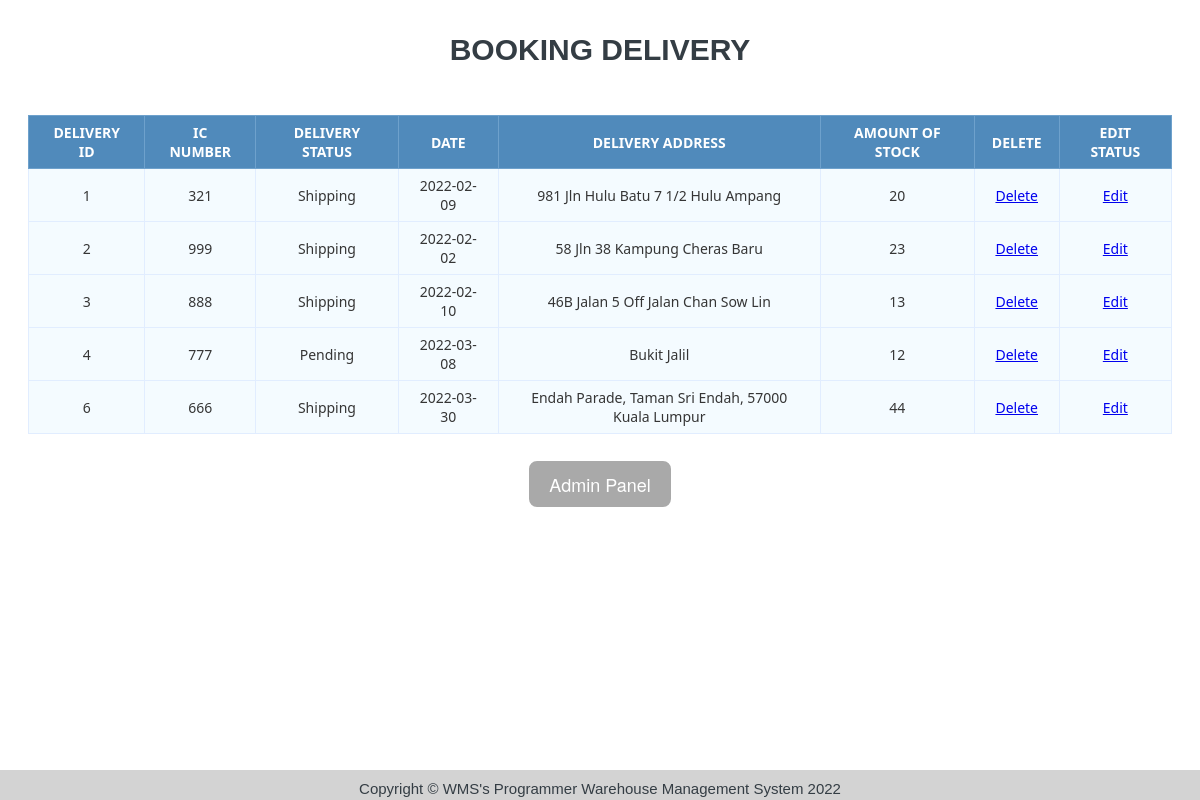
The page /viewBookDelivery.php (signed in) on the database its author committed.
### tables this page shows
CREATE TABLE `delivery_info` (
  `Delivery_ID` int(11) NOT NULL,
  `IC_Number` varchar(20) NOT NULL,
  `status` varchar(30) NOT NULL,
  `date` date NOT NULL,
  `Delivery_address` varchar(255) NOT NULL,
  `amount_of_stock` int(200) DEFAULT NULL
);

### viewBookDelivery.php (the view, shortened to what this page needs)
<?php
include("connect.php");
$sql = 'SELECT *
       FROM delivery_info';
$query = mysqli_query($conn, $sql);
?>
<html>
<head>
</head>
<body>
  <h1>Booking Delivery </h1>
  <br>
  <br>
  <table class="data-table">
    <thead>
      <tr>
        <th>Delivery ID</th>
        <th>IC Number</th>
        <th>Delivery Status</th>
        <th>Date</th>
        <th>Delivery Address</th>
        <th>Amount of Stock</th>
        <th>Delete</th>
        <th>Edit Status</th>
      </tr>
    </thead>
    <tbody>
      <?php
      while($row = mysqli_fetch_array($query))
      {
        echo '<tr>
            <td>'.$row['Delivery_ID'].'</td>
            <td>'.$row['IC_Number'].'</td>
            <td>'.$row['status'].'</td>
            <td>'.$row['date'].'</td>
            <td>'.$row['Delivery_address'].'</td>
            <td>'.$row['amount_of_stock'].'</td>
            <td><a href ="delete2.php?Delivery_ID='.$row['Delivery_ID'].'">Delete</a>
            <td><a href ="editStatus.php?Delivery_ID='.$row['Delivery_ID'].'">Edit</a>
            </tr>';
      }
      ?>
    </tbody>
  </table>
  <a href="panel.php" class="button" onclick="history.back(1);">Admin Panel</a>
   <div id="footer">
     Copyright © WMS's Programmer Warehouse Management System 2022
   </div>
</body>
</html>

### viewBookDelivery.php (style rules this page uses)
body { font-size: 15px; color: #343d44; font-family: "segoe-ui", "open-sans", tahoma, arial; background-size:cover; background-position:center; display:flex; flex-direction:column; justify-content:center; align-items:center; text-align:center; padding:0 20px; background-image: url(images/image1.jpg); }
table { margin: auto; font-family: "Lucida Sans Unicode", "Lucida Grande", "Segoe Ui"; font-size: 12px; }
h1 { margin: 25px auto 0; text-align: center; text-transform: uppercase; font-size: 30px; }
table td { transition: all .5s; }
.data-table { border-collapse: collapse; font-size: 14px; min-width: 537px; }
.data-table th, .data-table td { border: 1px solid #e1edff; padding: 7px 17px; text-align: center; }
.data-table thead th { background-color: #508abb; color: #FFFFFF; border-color: #6ea1cc !important; text-transform: uppercase; }
.data-table tbody td { color: #353535; background-color: #f4fbff; }
.data-table tbody td:first-child, .data-table tbody td:nth-child(4), .data-table tbody td:last-child { text-align:center ; }
.data-table tbody tr:nth-child(odd) td { background-color: #f4fbff; }
.button { font-size:18px; text-decoration:none; color:#FFF; border:#FFF 2px solid; padding:10px 20px; border-radius:10px; margin-top:25px; margin-bottom:15px; bottom: auto; background-color: darkgrey; font-family: "Helvetica Neue", Helvetica, Arial, sans-serif; display:inline-block; }
#footer { position: fixed; padding: 10px 10px 0px 10px; bottom: 0; width: 100%; height: 20px; background: lightgrey; }

### rows shown on the page
delivery_info: Delivery_ID "1", IC_Number "321", status "Shipping", date "2022-02-09", Delivery_address "981 Jln Hulu Batu 7 1/2 Hulu Ampang", amount_of_stock "20"
delivery_info: Delivery_ID "2", IC_Number "999", status "Shipping", date "2022-02-02", Delivery_address "58 Jln 38 Kampung Cheras Baru", amount_of_stock "23"
delivery_info: Delivery_ID "3", IC_Number "888", status "Shipping", date "2022-02-10", Delivery_address "46B Jalan 5 Off Jalan Chan Sow Lin", amount_of_stock "13"
delivery_info: Delivery_ID "4", IC_Number "777", status "Pending", date "2022-03-08", Delivery_address "Bukit Jalil", amount_of_stock "12"
delivery_info: Delivery_ID "6", IC_Number "666", status "Shipping", date "2022-03-30", Delivery_address "Endah Parade, Taman Sri Endah, 57000 Kuala Lumpur", amount_of_stock "44"
